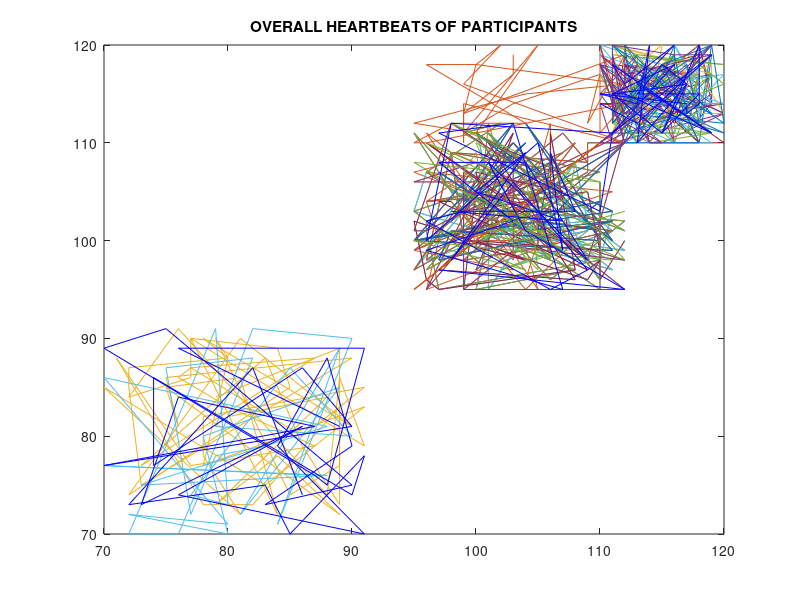

Write MATLAB code to recreate this figure.
clear cache
clear
close all
clc


% display my randomly chosen variables.

%HEARTBATE SENSOR RATES
%CATEOGIRZED PER GENRE
%RESPONDENT1_HEARTBEAT_ROCK =[]
R1_ROCK=[119.00,118.00,110.00,112.00,114.00,116.00,113.00,114.00,117.00,119.00,119.00,116.00,116.00,113.00,110.00,119.00,119.00,111.00,115.00,119.00,118.00,115.00,120.00,112.00,114.00,111.00,114.00,116.00,116.00,116.00];

%RESPONDENT1_HEARTBEAT_CLASSIC=[]
R1_CLASSIC=[104,106,99,100,101,105,98,95,107,111,96,97,96,103,107,98,96,103,106,106,100,95,103,98,104,108,99,111,96,110];

%RESPONDENT1_HEARTBEAT_POP=[]
R1_POP=[77,87,73,83,86,89,89,82,78,71,77,87,80,76,77,86,91,78,78,81,70,83,91,78,80,79,85,89,89,79];

%RESPONDENT2_HEARTBEAT_ROCK =[]
R2_ROCK=[120.00,112.00,118.00,110.00,113.00,113.00,111.00,116.00,111.00,114.00,117.00,113.00,120.00,110.00,115.00,114.00,117.00,115.00,114.00,119.00,110.00,114.00,111.00,114.00,118.00,111.00,111.00,111.00,119.00,118.00];

%RESPONDENT2_HEARTBEAT_CLASSIC=[]
R2_CLASSIC=[96,104,107,99,112,95,108,107,101,102,95,100,104,110,104,109,111,98,112,100,102,99,97,104,95,100,100,105,107,98];

%RESPONDENT2_HEARTBEAT_POP=[]
R2_POP=[87,88,77,88,79,73,83,73,73,88,77,79,83,86,87,80,85,82,78,72,85,75,83,77,88,90,74,77,89,84];


%RESPONDENT3_HEARTBEAT_ROCK =[]
R3_ROCK=[119.00,116.00,112.00,120.00,113.00,110.00,112.00,116.00,114.00,111.00,113.00,119.00,118.00,119.00,117.00,114.00,112.00,118.00,110.00,113.00,111.00,115.00,120.00,111.00,110.00,116.00,114.00,112.00,116.00,113.00];

%RESPONDENT3_HEARTBEAT_CLASSIC=[]
R3_CLASSIC=[100,101,106,96,95,111,108,109,96,107,110,101,109,98,103,101,101,108,109,101,112,101,95,103,111,102,107,108,110,111,
];

%RESPONDENT3_HEARTBEAT_POP=[]
R3_POP=[100,101,106,96,95,111,108,109,96,107,110,101,109,98,103,101,101,108,109,101,112,101,95,103,111,102,107,108,110,111];


%RESPONDENT4_HEARTBEAT_ROCK =[]
R4_ROCK=[114.00,112.00,118.00,113.00,117.00,118.00,113.00,114.00,115.00,110.00,110.00,115.00,120.00,114.00,116.00,110.00,118.00,117.00,115.00,119.00,114.00,110.00,113.00,110.00,114.00,114.00,114.00,118.00,117.00,116.00];

%RESPONDENT4_HEARTBEAT_CLASSIC=[]
R4_CLASSIC=[112,105,98,107,103,97,100,101,98,103,96,111,102,105,108,106,95,108,102,101,99,109,97,109,101,97,105,99,98,103,
];


%RESPONDENT4_HEARTBEAT_POP=[]
R4_POP=[112,105,98,107,103,97,100,101,98,103,96,111,102,105,108,106,95,108,102,101,99,109,97,109,101,97,105,99,98,103];


%RESPONDENT5_HEARTBEAT_ROCK =[]
R5_ROCK=[113.00,117.00,110.00,120.00,115.00,116.00,115.00,116.00,111.00,112.00,114.00,120.00,110.00,118.00,115.00,118.00,111.00,115.00,116.00,114.00,112.00,112.00,111.00,118.00,116.00,117.00,115.00,118.00,117.00,111.00];

%RESPONDENT5_HEARTBEAT_CLASSIC=[]
R5_CLASSIC=[107,105,99,98,109,109,95,101,105,105,108,96,98,107,99,104,111,105,105,104,100,106,101,96,107,95,107,109,109,112,
];

%RESPONDENT5_HEARTBEAT_POP=[]
R5_POP=[107,105,99,98,109,109,95,101,105,105,108,96,98,107,99,104,111,105,105,104,100,106,101,96,107,95,107,109,109,112];



%RESPONDENT6_HEARTBEAT_ROCK =[]
R6_ROCK=[116.00,113.00,114.00,114.00,113.00,110.00,117.00,117.00,112.00,119.00,110.00,110.00,119.00,110.00,118.00,116.00,114.00,114.00,114.00,116.00,120.00,116.00,113.00,120.00,112.00,116.00,118.00,119.00,117.00,118.00];

%RESPONDENT6_HEARTBEAT_CLASSIC=[]
R6_CLASSIC=[109,108,100,109,108,107,97,108,99,105,110,98,109,107,98,99,101,102,102,108,111,99,105,104,105,99,111,108,110,110,
];

%RESPONDENT6_HEARTBEAT_POP=[]
R6_POP=[109,108,100,109,108,107,97,108,99,105,110,98,109,107,98,99,101,102,102,108,111,99,105,104,105,99,111,108,110,110];





%RESPONDENT1_HEARTBEAT_ROCK =[]
R7_ROCK=[113.00,116.00,116.00,111.00,114.00,114.00,111.00,113.00,118.00,120.00,117.00,114.00,115.00,114.00,111.00,117.00,118.00,118.00,113.00,111.00,111.00,119.00,119.00,115.00,119.00,114.00,111.00,118.00,117.00,113.00];

%RESPONDENT1_HEARTBEAT_CLASSIC=[]
R7_CLASSIC=[110,97,96,96,110,106,102,106,105,104,112,106,95,100,108,100,102,112,99,102,96,110,110,110,101,106,96,102,95,101,
];

%RESPONDENT1_HEARTBEAT_POP=[]
R7_POP=[110,97,96,96,110,106,102,106,105,104,112,106,95,100,108,100,102,112,99,102,96,110,110,110,101,106,96,102,95,101];

%RESPONDENT2_HEARTBEAT_ROCK =[]
R8_ROCK=[110.00,114.00,111.00,117.00,115.00,120.00,111.00,118.00,117.00,113.00,113.00,119.00,120.00,113.00,120.00,118.00,113.00,112.00,114.00,118.00,120.00,117.00,118.00,116.00,119.00,111.00,116.00,117.00,113.00,112.00];

%RESPONDENT2_HEARTBEAT_CLASSIC=[]
R8_CLASSIC=[98,95,101,102,107,108,103,98,103,103,102,96,111,101,97,95,106,101,111,112,107,95,106,96,111,104,97,106,103,97,
];

%RESPONDENT2_HEARTBEAT_POP=[]
R8_POP=[98,95,101,102,107,108,103,98,103,103,102,96,111,101,97,95,106,101,111,112,107,95,106,96,111,104,97,106,103,97];


%RESPONDENT3_HEARTBEAT_ROCK =[]
R9_ROCK=[115.00,112.00,117.00,120.00,115.00,120.00,114.00,116.00,111.00,115.00,110.00,116.00,118.00,118.00,111.00,117.00,118.00,112.00,119.00,113.00,111.00,116.00,117.00,110.00,115.00,112.00,119.00,116.00,118.00,117.00];

%RESPONDENT3_HEARTBEAT_CLASSIC=[]
R9_CLASSIC=[110,105,95,111,103,98,104,95,103,99,106,105,112,104,102,108,97,104,111,97,98,110,104,111,100,106,111,95,110,109,
];

%RESPONDENT3_HEARTBEAT_POP=[]
R9_POP=[110,105,95,111,103,98,104,95,103,99,106,105,112,104,102,108,97,104,111,97,98,110,104,111,100,106,111,95,110,109];


%RESPONDENT4_HEARTBEAT_ROCK =[]
R10_ROCK=[119.00,117.00,113.00,117.00,116.00,114.00,114.00,110.00,113.00,118.00,120.00,111.00,118.00,112.00,114.00,117.00,114.00,110.00,110.00,115.00,115.00,114.00,116.00,119.00,111.00,114.00,114.00,120.00,115.00,114.00];

%RESPONDENT4_HEARTBEAT_CLASSIC=[]
R10_CLASSIC=[101,102,100,99,110,102,110,100,112,104,108,101,110,104,103,98,107,101,102,98,101,100,112,100,111,106,103,100,104,103,
];


%RESPONDENT4_HEARTBEAT_POP=[]
R10_POP=[101,102,100,99,110,102,110,100,112,104,108,101,110,104,103,98,107,101,102,98,101,100,112,100,111,106,103,100,104,103];


%RESPONDENT5_HEARTBEAT_ROCK =[]
R11_ROCK=[103,103,99,99,99,112,99,102,100,112,104,95,100,105,99,103,110,109,112,99,100,96,104,98,95,96,112,110,110,112,];

%RESPONDENT5_HEARTBEAT_CLASSIC=[]
R11_CLASSIC=[103,103,99,99,99,112,99,102,100,112,104,95,100,105,99,103,110,109,112,99,100,96,104,98,95,96,112,110,110,112,
];

%RESPONDENT5_HEARTBEAT_POP=[]
R11_POP=[103,103,99,99,99,112,99,102,100,112,104,95,100,105,99,103,110,109,112,99,100,96,104,98,95,96,112,110,110,112];



%RESPONDENT6_HEARTBEAT_ROCK =[]
R12_ROCK=[119.00,117.00,113.00,110.00,114.00,110.00,116.00,120.00,118.00,116.00,115.00,112.00,111.00,120.00,111.00,114.00,117.00,112.00,119.00,113.00,118.00,118.00,112.00,112.00,110.00,110.00,114.00,111.00,120.00,112.00];

%RESPONDENT6_HEARTBEAT_CLASSIC=[]
R12_CLASSIC=[109,99,95,107,103,98,100,103,97,110,106,106,108,104,105,104,102,98,95,95,105,95,107,112,101,101,111,102,96,100,
];

%RESPONDENT6_HEARTBEAT_POP=[]
R12_POP=[109,99,95,107,103,98,100,103,97,110,106,106,108,104,105,104,102,98,95,95,105,95,107,112,101,101,111,102,96,100,];






%RESPONDENT1_HEARTBEAT_ROCK =[]
R13_ROCK=[112.00,117.00,120.00,116.00,114.00,110.00,113.00,110.00,116.00,118.00,117.00,111.00,114.00,119.00,112.00,111.00,120.00,113.00,111.00,115.00,119.00,113.00,113.00,116.00,119.00,117.00,118.00,112.00,116.00,111.00];

%RESPONDENT1_HEARTBEAT_CLASSIC=[]
R13_CLASSIC=[104,96,109,104,98,104,100,110,109,99,103,101,107,101,108,97,101,100,107,106,106,108,97,96,95,109,110,109,97,98,];

%RESPONDENT1_HEARTBEAT_POP=[]
R13_POP=[104,96,109,104,98,104,100,110,109,99,103,101,107,101,108,97,101,100,107,106,106,108,97,96,95,109,110,109,97,98,];

%RESPONDENT2_HEARTBEAT_ROCK =[]
R14_ROCK=[112.00,119.00,116.00,114.00,110.00,118.00,110.00,117.00,110.00,117.00,113.00,112.00,110.00,111.00,111.00,119.00,118.00,119.00,120.00,116.00,111.00,112.00,119.00,114.00,117.00,111.00,117.00,114.00,119.00,114.00];

%RESPONDENT2_HEARTBEAT_CLASSIC=[]
R14_CLASSIC=[103,110,98,103,100,98,100,99,105,103,111,104,107,110,96,97,102,107,105,106,111,97,95,96,102,96,98,97,104,104,];

%RESPONDENT2_HEARTBEAT_POP=[]
R14_POP=[103,110,98,103,100,98,100,99,105,103,111,104,107,110,96,97,102,107,105,106,111,97,95,96,102,96,98,97,104,104,];


%RESPONDENT3_HEARTBEAT_ROCK =[]
R15_ROCK=[120.00,119.00,113.00,111.00,111.00,113.00,114.00,112.00,117.00,116.00,114.00,117.00,118.00,112.00,113.00,119.00,115.00,119.00,114.00,111.00,120.00,112.00,114.00,115.00,118.00,112.00,114.00,111.00,114.00,111.00];

%RESPONDENT3_HEARTBEAT_CLASSIC=[]
R15_CLASSIC=[95,103,106,108,99,105,105,112,99,106,110,97,109,112,110,108,108,104,98,100,103,102,105,99,95,111,108,104,101,110,];

%RESPONDENT3_HEARTBEAT_POP=[]
R15_POP=[75,76,75,90,73,72,72,80,78,90,81,72,85,84,77,77,72,76,88,89,91,77,84,81,75,89,84,79,88,80,];


%RESPONDENT4_HEARTBEAT_ROCK =[]
R16_ROCK=[112.00,120.00,115.00,112.00,116.00,114.00,117.00,111.00,113.00,119.00,115.00,118.00,112.00,120.00,111.00,120.00,118.00,113.00,116.00,120.00,112.00,113.00,115.00,118.00,110.00,110.00,117.00,113.00,117.00,112.00];

%RESPONDENT4_HEARTBEAT_CLASSIC=[]
R16_CLASSIC=[95,103,106,108,99,105,105,112,99,106,110,97,109,112,110,108,108,104,98,100,103,102,105,99,95,111,108,104,101,110,];


%RESPONDENT4_HEARTBEAT_POP=[]
R16_POP=[85,81,86,88,75,85,87,88,90,81,90,74,85,89,90,86,84,91,74,86,79,90,72,86,85,72,78,73,84,82,];


%RESPONDENT5_HEARTBEAT_ROCK =[]
R17_ROCK=[110.00,112.00,110.00,119.00,112.00,110.00,112.00,113.00,111.00,113.00,112.00,114.00,118.00,112.00,119.00,116.00,111.00,111.00,112.00,110.00,116.00,117.00,112.00,110.00,114.00,115.00,112.00,111.00,112.00,112.00];

%RESPONDENT5_HEARTBEAT_CLASSIC=[]
R17_CLASSIC=[110,102,104,100,104,105,99,112,110,96,102,103,108,107,100,109,98,107,110,95,107,99,100,101,111,95,104,97,104,112,];

%RESPONDENT5_HEARTBEAT_POP=[]
R17_POP=[87,70,88,73,88,70,80,72,80,78,89,81,89,84,90,82,79,90,85,77,80,79,74,72,76,82,75,77,79,83,];



%RESPONDENT6_HEARTBEAT_ROCK =[]
R18_ROCK=[120.00,110.00,110.00,120.00,110.00,118.00,116.00,114.00,114.00,118.00,115.00,112.00,114.00,117.00,119.00,119.00,120.00,113.00,112.00,110.00,115.00,117.00,113.00,118.00,110.00,110.00,112.00,119.00,114.00,118.00];

%RESPONDENT6_HEARTBEAT_CLASSIC=[]
R18_CLASSIC=[100,97,98,110,107,97,105,98,101,110,107,101,108,101,101,105,112,107,106,108,99,107,109,103,98,100,97,101,100,103,];

%RESPONDENT6_HEARTBEAT_POP=[]
R18_POP=[76,77,76,75,81,86,71,72,70,80,85,72,89,71,90,91,81,80,87,74,73,91,76,70,70,88,87,72,78,79,];





%RESPONDENT1_HEARTBEAT_ROCK =[]
R19_ROCK=[110.00,113.00,119.00,111.00,116.00,111.00,115.00,117.00,117.00,113.00,114.00,113.00,110.00,117.00,117.00,118.00,118.00,115.00,118.00,113.00,115.00,117.00,111.00,112.00,119.00,111.00,112.00,116.00,113.00,119.00];

%RESPONDENT1_HEARTBEAT_CLASSIC=[]
R19_CLASSIC=[97,112,104,101,109,104,97,103,96,107,103,97,110,111,98,96,105,107,106,108,99,96,106,109,103,98,104,100,107,98,];

%RESPONDENT1_HEARTBEAT_POP=[]
R19_POP=[89,76,91,88,87,70,75,90,83,90,88,84,91,76,86,73,76,87,70,90,86,74,74,90,91,85,83,72,82,86,];

%RESPONDENT2_HEARTBEAT_ROCK =[]
R20_ROCK=[114.00,112.00,119.00,111.00,118.00,115.00,111.00,116.00,116.00,110.00,120.00,114.00,115.00,114.00,113.00,114.00,120.00,111.00,115.00,115.00,118.00,116.00,115.00,115.00,111.00,118.00,116.00,120.00,116.00,111.00]

%RESPONDENT2_HEARTBEAT_CLASSIC=[]
R20_CLASSIC=[97,95,101,108,98,108,108,102,99,95,112,111,103,111,112,100,110,99,109,103,103,102,95,97,106,98,109,105,102,103,];

%RESPONDENT2_HEARTBEAT_POP=[]
R20_POP=[81,89,89,75,76,89,91,75,73,79,88,79,70,74,81,73,84,81,77,81,87,77,86,74,78,70,75,73,87,74,];










































disp("Matrix of each respondent/Participant")
%MIXING ALL HEARTBEATS FOR INDIVIDUALS
R1 =[R1_ROCK',R1_CLASSIC',R1_POP']
R2=[R2_ROCK',R2_CLASSIC',R2_POP']
R3=[R3_ROCK',R3_CLASSIC',R3_POP']
R4=[R4_ROCK',R4_CLASSIC',R4_POP']
R5=[R5_ROCK',R5_CLASSIC',R5_POP']
R6=[R6_ROCK',R6_CLASSIC',R6_POP']
R7 =[R7_ROCK',R7_CLASSIC',R7_POP']
R8=[R8_ROCK',R8_CLASSIC',R8_POP']
R9=[R9_ROCK',R9_CLASSIC',R9_POP']
R10=[R10_ROCK',R10_CLASSIC',R10_POP']
R11=[R11_ROCK',R11_CLASSIC',R11_POP']
R12=[R12_ROCK',R12_CLASSIC',R12_POP']
R13 =[R13_ROCK',R13_CLASSIC',R13_POP']
R14=[R14_ROCK',R14_CLASSIC',R14_POP']
R15=[R15_ROCK',R15_CLASSIC',R15_POP']
R16=[R16_ROCK',R16_CLASSIC',R16_POP']
R17=[R17_ROCK',R17_CLASSIC',R17_POP']
R18=[R18_ROCK',R18_CLASSIC',R18_POP']
R19 =[R19_ROCK',R19_CLASSIC',R19_POP']
R20=[R20_ROCK',R20_CLASSIC',R20_POP']




% MIXING HEARTBEATS OF GENRES
disp("The matrix of genres")
ROCK = [R1_ROCK',R2_ROCK',R3_ROCK',R4_ROCK',R5_ROCK',R6_ROCK',R7_ROCK',R8_ROCK',R9_ROCK',R10_ROCK',R11_ROCK',R12_ROCK',R13_ROCK',R14_ROCK',R15_ROCK',R16_ROCK',R17_ROCK',R18_ROCK',R19_ROCK',R20_ROCK']

CLASSIC = [R1_CLASSIC',R2_CLASSIC',R3_CLASSIC',R4_CLASSIC',R5_CLASSIC',R6_CLASSIC',R7_CLASSIC',R8_CLASSIC',R9_CLASSIC',R10_CLASSIC',R11_CLASSIC',R12_CLASSIC',R13_CLASSIC',R14_CLASSIC',R15_CLASSIC',R16_CLASSIC',R17_CLASSIC',R18_CLASSIC',R19_CLASSIC',R20_CLASSIC']

POP=[R1_POP',R2_POP',R3_POP',R4_POP',R5_POP',R6_POP',R7_POP',R8_POP',R9_POP',R10_POP',R11_POP',R12_POP',R13_POP',R14_POP',R15_POP',R16_POP',R17_POP',R18_POP',R17_POP',R18_POP',R19_POP',R20_POP']



% rock1,rock2 all rock heart rates together
% Classical heartbates together
% pop heartbeats together

% rock, classical, pop heart beats together but with hold, and different colors


% all rock guesses together
% all classical guesses together
% all pop guesses together




%Fati whatever is below. Copy it and paste it on the right side and click enter. If it asks, do add more 15 seconds.

disp("Garphs will be printed now")
%plotting the heartbeats of genres

disp("Rock heartbeats of participants")
plot(ROCK,'b');
    title("ROCK MUSIC HEARTBEATS");

plot(CLASSIC,'b');
    title("CLASSIC MUSIC HEARTBEATS");
    
plot(POP,'b');
    title("POP MUSIC HEARTBEATS");  
    
    
    
    
plot(R1_ROCK,'b');
 title("Participant 1 Rock HEARTBEATS");
plot(R1_CLASSIC,'b');
 title("Participant 1 Classical HEARTBEATS");
plot(R1_POP,'b');
 title("Participant 1 Pop HEARTBEATS");
 
 plot(R2_ROCK,'b');
 title("Participant 2 Rock HEARTBEATS");
plot(R2_CLASSIC,'b');
 title("Participant 2 Classical HEARTBEATS");
plot(R2_POP,'b');
 title("Participant 2 Pop HEARTBEATS");
 
 plot(R3_ROCK,'b');
 title("Participant 3 Rock HEARTBEATS");
plot(R3_CLASSIC,'b');
 title("Participant 3 Classical HEARTBEATS");
plot(R3_POP,'b');
 title("Participant 3 Pop HEARTBEATS");
 
 plot(R4_ROCK,'b');
 title("Participant 4 Rock HEARTBEATS");
plot(R4_CLASSIC,'b');
 title("Participant 4 Classical HEARTBEATS");
plot(R4_POP,'b');
 title("Participant 4 Pop HEARTBEATS");
 
 plot(R5_ROCK,'b');
 title("Participant 5 Rock HEARTBEATS");
plot(R5_CLASSIC,'b');
 title("Participant 5 Classical HEARTBEATS");
plot(R5_POP,'b');
 title("Participant 5 Pop HEARTBEATS");
 
 plot(R6_ROCK,'b');
 title("Participant 6 Rock HEARTBEATS");
plot(R6_CLASSIC,'b');
 title("Participant 6 Classical HEARTBEATS");
plot(R6_POP,'b');
 title("Participant 6 Pop HEARTBEATS");
 
plot(R7_ROCK,'b');
 title("Participant 7 Rock HEARTBEATS");
plot(R7_CLASSIC,'b');
 title("Participant 7 Classical HEARTBEATS");
plot(R7_POP,'b');
 title("Participant 7 Pop HEARTBEATS");
 
 plot(R8_ROCK,'b');
 title("Participant 8 Rock HEARTBEATS");
plot(R8_CLASSIC,'b');
 title("Participant 8 Classical HEARTBEATS");
plot(R8_POP,'b');
 title("Participant 8 Pop HEARTBEATS");
 
 plot(R9_ROCK,'b');
 title("Participant 9 Rock HEARTBEATS");
plot(R9_CLASSIC,'b');
 title("Participant 9 Classical HEARTBEATS");
plot(R9_POP,'b');
 title("Participant 9 Pop HEARTBEATS");
 
 plot(R10_ROCK,'b');
 title("Participant 10 Rock HEARTBEATS");
plot(R10_CLASSIC,'b');
 title("Participant 10 Classical HEARTBEATS");
plot(R10_POP,'b');
 title("Participant 10 Pop HEARTBEATS");
 
 plot(R11_ROCK,'b');
 title("Participant 11 Rock HEARTBEATS");
plot(R11_CLASSIC,'b');
 title("Participant 11 Classical HEARTBEATS");
plot(R11_POP,'b');
 title("Participant 11 Pop HEARTBEATS");
 
 plot(R12_ROCK,'b');
 title("Participant 12 Rock HEARTBEATS");
plot(R12_CLASSIC,'b');
 title("Participant 12 Classical HEARTBEATS");
plot(R12_POP,'b');
 title("Participant 12 Pop HEARTBEATS");
 
plot(R13_ROCK,'b');
 title("Participant 13 Rock HEARTBEATS");
plot(R13_CLASSIC,'b');
 title("Participant 13 Classical HEARTBEATS");
plot(R13_POP,'b');
 title("Participant 13 Pop HEARTBEATS");
 
 plot(R14_ROCK,'b');
 title("Participant 14 Rock HEARTBEATS");
plot(R14_CLASSIC,'b');
 title("Participant 14 Classical HEARTBEATS");
plot(R14_POP,'b');
 title("Participant 14 Pop HEARTBEATS");
 
 plot(R15_ROCK,'b');
 title("Participant 15 Rock HEARTBEATS");
plot(R15_CLASSIC,'b');
 title("Participant 15 Classical HEARTBEATS");
plot(R15_POP,'b');
 title("Participant 15 Pop HEARTBEATS");
 
 plot(R16_ROCK,'b');
 title("Participant 16 Rock HEARTBEATS");
plot(R16_CLASSIC,'b');
 title("Participant 16 Classical HEARTBEATS");
plot(R16_POP,'b');
 title("Participant 16 Pop HEARTBEATS");
 
 plot(R17_ROCK,'b');
 title("Participant 17 Rock HEARTBEATS");
plot(R17_CLASSIC,'b');
 title("Participant 17 Classical HEARTBEATS");
plot(R17_POP,'b');
 title("Participant 17 Pop HEARTBEATS");
 
 plot(R18_ROCK,'b');
 title("Participant 18 Rock HEARTBEATS");
plot(R18_CLASSIC,'b');
 title("Participant 18 Classical HEARTBEATS");
plot(R18_POP,'b');
 title("Participant 18 Pop HEARTBEATS");
 
plot(R19_ROCK,'b');
 title("Participant 19 Rock HEARTBEATS");
plot(R19_CLASSIC,'b');
 title("Participant 19 Classical HEARTBEATS");
plot(R19_POP,'b');
 title("Participant 19 Pop HEARTBEATS");
 
 plot(R20_ROCK,'b');
 title("Participant 20 Rock HEARTBEATS");
plot(R20_CLASSIC,'b');
 title("Participant 20 Classical HEARTBEATS");
plot(R20_POP,'b');
 title("Participant 20 Pop HEARTBEATS");
 




    
    
    
disp("Overall heartbeats of 20 participants")
plot(R1,R2,R3,R4,R5,R6,R7,R8,R9,R10,R11,R12,R13,R14,R15,R16,R17,R18,R19,R20,'b');   
    title("OVERALL HEARTBEATS OF PARTICIPANTS");



